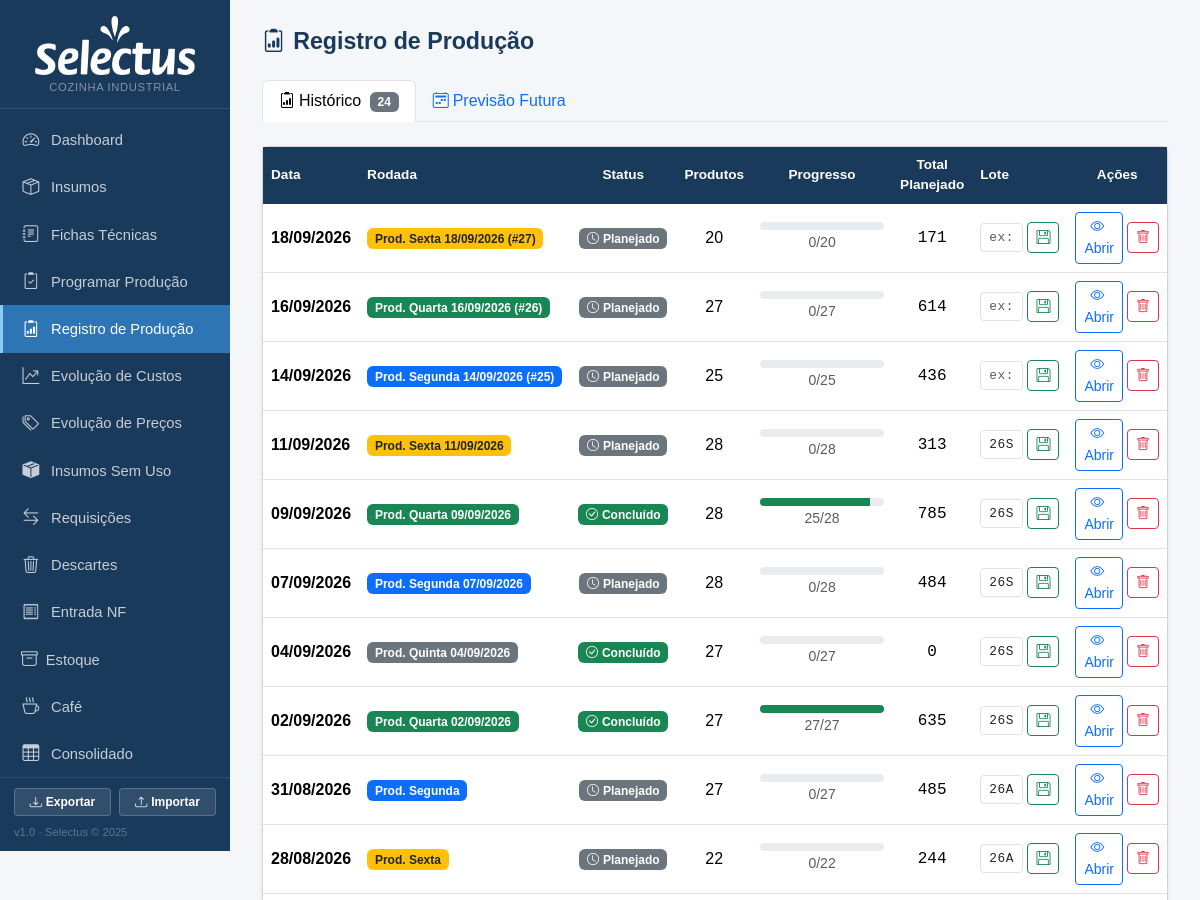
Page /registros (upper part) on the earlier database version.
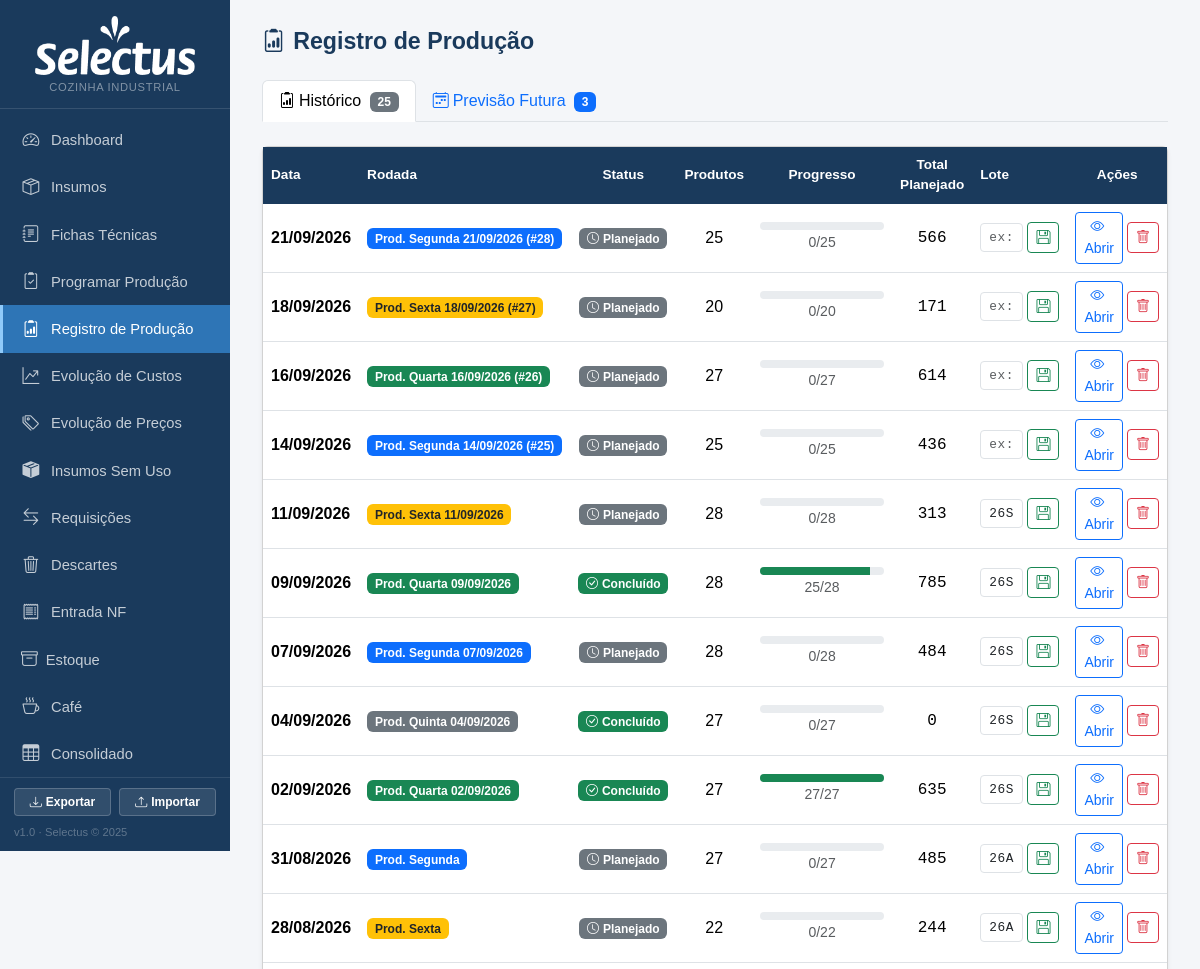
Same page on the later database version.
### tables this page shows
CREATE TABLE registros_producao (
    id INTEGER PRIMARY KEY AUTOINCREMENT,
    data TEXT NOT NULL,
    rodada TEXT NOT NULL,
    status TEXT DEFAULT 'planejado',
    observacoes TEXT,
    criado_em TEXT DEFAULT CURRENT_TIMESTAMP
, lote TEXT, no_historico INTEGER DEFAULT 0);

### app.py (the view)
@app.route('/registros')
def registro_lista():
    db = get_db()
    regs = db.execute('''
        SELECT r.*, COUNT(i.id) as n_itens,
               SUM(CASE WHEN i.concluido=1 THEN 1 ELSE 0 END) as n_concluidos,
               COALESCE(SUM(i.qtd_planejada),0) as total_planejado
        FROM registros_producao r
        LEFT JOIN registro_itens i ON i.registro_id = r.id
        GROUP BY r.id ORDER BY r.data DESC, r.rodada
    ''').fetchall()
    db.close()
    from datetime import date as _date
    hoje = _date.today().isoformat()
    tab = request.args.get('tab', 'historico')
    reg_hist   = [r for r in regs if r['data'] <= hoje or r['no_historico']]
    reg_futura = [r for r in regs if r['data'] > hoje and not r['no_historico']]
    return render_template('registro_lista.html', registros=regs,
                           reg_hist=reg_hist, reg_futura=reg_futura, hoje=hoje, tab=tab)

### app.py (called while the page is built)
def get_db():
    c = sqlite3.connect(DB)
    c.row_factory = sqlite3.Row
    c.execute("PRAGMA foreign_keys = ON")
    return c

def count_alertas():
    try:
        db = get_db()
        n = db.execute('''SELECT COUNT(*) FROM insumos
                          WHERE estoque_minimo > 0 AND COALESCE(estoque_atual,0) < estoque_minimo''').fetchone()[0]
        db.close()
        return n
    except:
        return 0

@app.context_processor
def inject_alertas():
    return dict(n_alertas=count_alertas())

### templates/registro_lista.html (shortened to what the changed rows need)
{% extends "base.html" %}
{% block content %}
<div class="page-header">
  <h1><i class="bi bi-clipboard2-data me-2"></i>Registro de Produção</h1>
</div>
<ul class="nav nav-tabs mb-4">
  <li class="nav-item">
    <a class="nav-link {{ 'active' if tab == 'historico' }}"
       href="{{ url_for('registro_lista', tab='historico') }}">
      <i class="bi bi-clipboard2-data me-1"></i>Histórico
      {% if reg_hist %}<span class="badge bg-secondary ms-1">{{ reg_hist|length }}</span>{% endif %}
    </a>
  </li>
  <li class="nav-item">
    <a class="nav-link {{ 'active' if tab == 'futura' }}"
       href="{{ url_for('registro_lista', tab='futura') }}">
      <i class="bi bi-calendar2-week me-1"></i>Previsão Futura
      {% if reg_futura %}<span class="badge bg-primary ms-1">{{ reg_futura|length }}</span>{% endif %}
    </a>
  </li>
</ul>
{% set lista_ativa = reg_futura if tab == 'futura' else reg_hist %}
{% if not lista_ativa %}
<div class="text-center py-5 text-muted">
  <i class="bi bi-clipboard2-x" style="font-size:2.5rem"></i>
  <p class="mt-2">Nenhum registro {{ 'futuro' if tab == 'futura' else 'no histórico' }}.</p>
</div>
{% else %}
<div class="card shadow-sm">
  <div class="card-body p-0">
    <table class="table table-hover mb-0 align-middle">
      <thead>
        <tr>
          <th>Data</th>
          <th>Rodada</th>
          <th class="text-center">Status</th>
          <th class="text-center">Produtos</th>
          <th class="text-center">Progresso</th>
          <th class="text-center">Total Planejado</th>
          <th style="width:130px">Lote</th>
          <th class="text-center">Ações</th>
        </tr>
      </thead>
      <tbody>
        {% for r in lista_ativa %}
        {% set pct = ((r.n_concluidos / r.n_itens * 100)|int) if r.n_itens > 0 else 0 %}
        <tr>
          <td class="fw-semibold">
            {{ r.data[8:10] }}/{{ r.data[5:7] }}/{{ r.data[0:4] }}
          </td>
          <td>
            <span class="badge
              {% if 'Segunda' in r.rodada %}bg-primary
              {% elif 'Quarta' in r.rodada %}bg-success
              {% elif 'Sexta' in r.rodada %}bg-warning text-dark
              {% else %}bg-secondary{% endif %}">
              Prod. {{ r.rodada }}
            </span>
          </td>
          <td class="text-center">
            {% if r.status == 'concluido' %}
              <span class="badge bg-success"><i class="bi bi-check-circle me-1"></i>Concluído</span>
            {% elif r.status == 'em_producao' %}
              <span class="badge bg-warning text-dark"><i class="bi bi-play-circle me-1"></i>Em Produção</span>
            {% else %}
              <span class="badge bg-secondary"><i class="bi bi-clock me-1"></i>Planejado</span>
            {% endif %}
          </td>
          <td class="text-center">{{ r.n_itens }}</td>
          <td class="text-center" style="min-width:140px">
            <div class="progress" style="height:8px">
              <div class="progress-bar bg-success" style="width:{{ pct }}%"></div>
            </div>
            <small class="text-muted">{{ r.n_concluidos }}/{{ r.n_itens }}</small>
          </td>
          <td class="text-center font-monospace">{{ r.total_planejado }}</td>
          <td>
            <div class="d-flex align-items-center gap-1">
              <input type="text" class="form-control form-control-sm font-monospace lote-reg"
                     data-id="{{ r.id }}"
                     value="{{ r.lote or '' }}"
                     placeholder="ex: 26A03"
                     style="font-size:.8rem;letter-spacing:.04em"
                     onkeydown="if(event.key==='Enter') salvarLote(this)">
              <button type="button" class="btn btn-sm btn-outline-success"
                      onclick="salvarLote(this.previousElementSibling)"
                      title="Salvar lote">
                <i class="bi bi-floppy"></i>
              </button>
            </div>
          </td>
          <td class="text-center">
            <div class="d-flex align-items-center gap-1 justify-content-center">
              <a href="{{ url_for('registro_ver', id=r.id) }}" class="btn btn-sm btn-outline-primary">
                <i class="bi bi-eye me-1"></i>Abrir
              </a>
              <button type="button" class="btn btn-sm btn-outline-danger btn-excluir"
                      data-id="{{ r.id }}" title="Excluir registro">
                <i class="bi bi-trash"></i>
              </button>
            </div>
          </td>
        </tr>
        {% endfor %}
      </tbody>
    </table>
  </div>
</div>
{% endif %}
{% endblock %}

Differences in the rows shown:
added registros_producao: data "21", data "09", data "2026", rodada "Segunda 21/09/2026 (#28)", status "planejado" (drawn), n_itens "25", n_concluidos "0", total_planejado "566"
Other differences:
{{ reg_hist|length }}: "24" → "25"
{{ reg_futura|length }}: (not shown) → "3"
